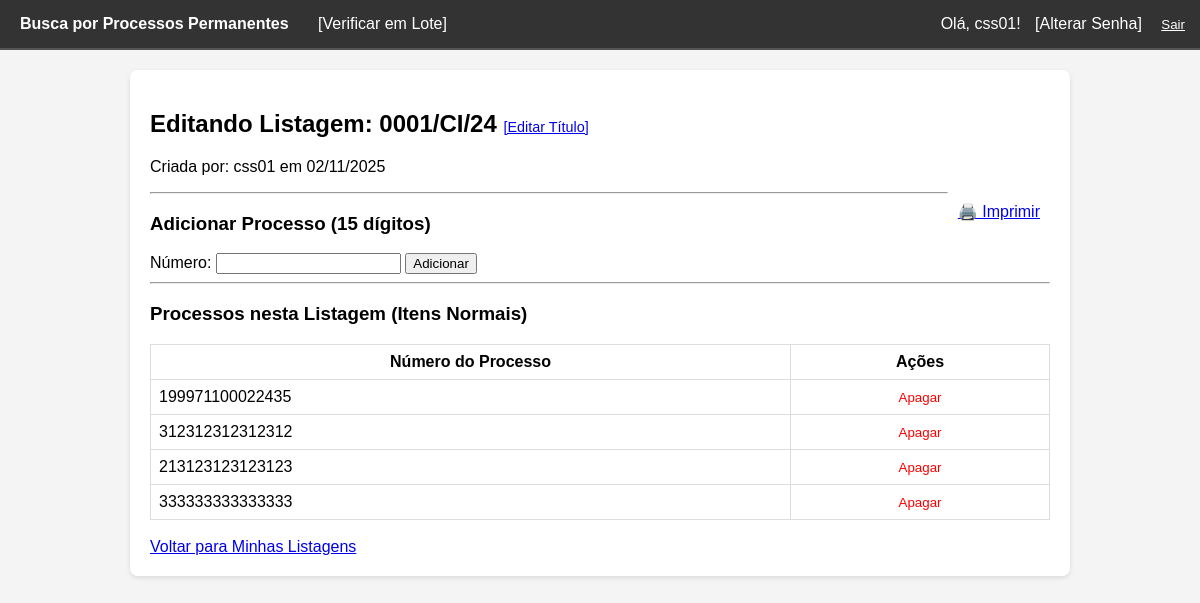
Screenshot of /listagem/1/ (signed in) with the database file from the repository.
### core/models.py (models this page shows, shortened)
class Listagem(models.Model):
    titulo = models.CharField(max_length=100, help_text="Formato: NNNN/TT/AA")
    criador = models.ForeignKey(User, on_delete=models.PROTECT)
    data_criacao = models.DateTimeField(auto_now_add=True)

class ItemProcesso(models.Model):
    numero_digitado = models.CharField(max_length=15)
    listagem = models.ForeignKey(Listagem, on_delete=models.CASCADE, related_name="itens")
    e_permanente = models.BooleanField(default=False)
    data_adicionado = models.DateTimeField(auto_now_add=True)
    class Meta:
        unique_together = ('listagem', 'numero_digitado')

### core/views.py (the view, shortened to what this page needs)
# urls.py: path('listagem/<int:pk>/', views.detalhe_listagem, name='detalhe_listagem'),
@login_required
def detalhe_listagem(request, pk):
    listagem = get_object_or_404(Listagem, pk=pk)
    if listagem.criador != request.user:
        messages.error(request, "Acesso não autorizado.")
        return redirect('home')
    itens = listagem.itens.all().order_by('data_adicionado')
    return render(request, 'core/detalhe_listagem.html', {'listagem': listagem, 'itens': itens})

### core/templates/core/detalhe_listagem.html (shortened to what this page needs)
{% extends 'core/base.html' %}
{% block content %}
<h2>
    Editando Listagem: {{ listagem.titulo }}
    <a href="{% url 'editar_listagem' pk=listagem.pk %}" style="font-size: 0.6em; font-weight: normal;">
        [Editar Título]
    </a>
</h2>
<p>Criada por: {{ listagem.criador.username }} em {{ listagem.data_criacao|date:"d/m/Y" }}</p>
<a href="{% url 'imprimir_listagem' pk=listagem.pk %}" target="_blank" style="float: right; padding: 10px;">🖨️ Imprimir</a>
<hr>
<h3>Adicionar Processo (15 dígitos)</h3>
<form method="POST" action="">
    <label for="numero_processo">Número:</label>
    <input type="text" id="numero_processo" name="numero_processo" maxlength="15" minlength="15" required>
    <button type="submit" name="submit_adicionar">Adicionar</button>
</form>
<hr>
<h3>Processos nesta Listagem (Itens Normais)</h3>
<table style="width: 100%; border-collapse: collapse;">
    <thead>
        <tr>
            <th style="border: 1px solid #ddd; padding: 8px;">Número do Processo</th>
            <th style="border: 1px solid #ddd; padding: 8px;">Ações</th>
        </tr>
    </thead>
    <tbody>
        {% for item in itens %}
            <tr>
                <td style="border: 1px solid #ddd; padding: 8px;">{{ item.numero_digitado }}</td>
                <td style="border: 1px solid #ddd; padding: 8px; text-align: center;">
                    <form method="POST" action="{% url 'apagar_item' item_pk=item.pk %}" style="margin: 0;">
                        <button type="submit" onclick="return confirm('Tem certeza que deseja apagar este item?');" style="color: red; background: none; border: none; cursor: pointer;">
                            Apagar
                        </button>
                    </form>
                </td>
            </tr>
        {% empty %}
            <tr>
                <td colspan="2" style="border: 1px solid #ddd; padding: 8px;">Nenhum processo adicionado ainda.</td>
            </tr>
        {% endfor %}
    </tbody>
</table>
<br>
<a href="{% url 'home' %}">Voltar para Minhas Listagens</a>
{% endblock %}

### core/templates/core/base.html (shortened to what this page needs)
<!DOCTYPE html>
<html lang="pt-br">
<head>
</head>
<body>
    <div class="nav">
        <a href="{% url 'home' %}"><strong>Busca por Processos Permanentes</strong></a>
        {% if user.is_authenticated %}
            <a href="{% url 'verificar_lote' %}" style="margin-left: 20px;">[Verificar em Lote]</a>
            <div class="nav-right">
                Olá, {{ user.username }}!
                <a href="{% url 'password_change' %}" style="margin-left: 10px;">[Alterar Senha]</a>
                <form action="{% url 'logout' %}" method="post" style="display: inline; margin-left: 10px;">
                    <button type="submit" style="background:none; border:none; color:white; cursor:pointer; text-decoration:underline; padding:0; font-family: Arial, sans-serif;">
                        Sair
                    </button>
                </form>
            </div>
        {% endif %}
    </div>
    <div class="container">
        {% block content %}
        {% endblock %}
    </div>
</body>
</html>

### core/templates/core/base.html (style rules this page uses)
body { font-family: Arial, sans-serif; margin: 0; padding: 0; background-color: #f4f4f4; }
.nav { background-color: #333; color: white; padding: 15px; border-bottom: 2px solid #555; }
.nav a { color: white; text-decoration: none; margin: 0 5px; }
.nav-right { float: right; }
.container { max-width: 900px; margin: 20px auto; padding: 20px; background-color: white; border-radius: 8px; box-shadow: 0 2px 5px rgba(0,0,0,0.1); }

### rows the page displays
Listagem: titulo "0001/CI/24", criador.username "css01", data_criacao "02/11/2025"
ItemProcesso: numero_digitado "199971100022435"
ItemProcesso: numero_digitado "312312312312312"
ItemProcesso: numero_digitado "213123123123123"
ItemProcesso: numero_digitado "333333333333333"

### other values shown
{{ user.username }} "css01"
